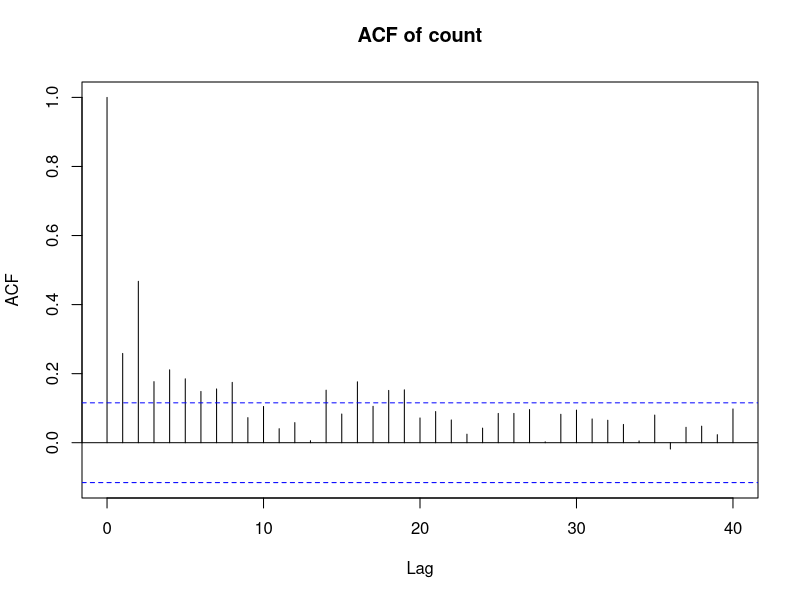
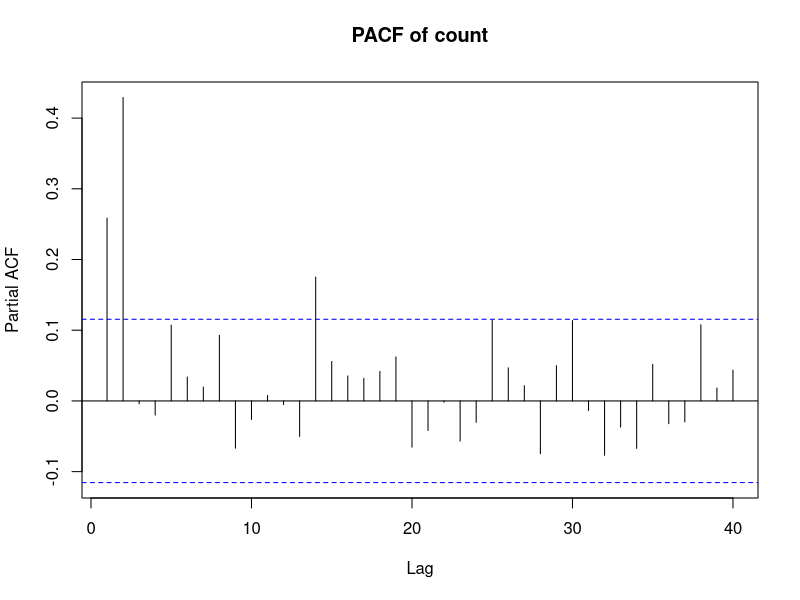
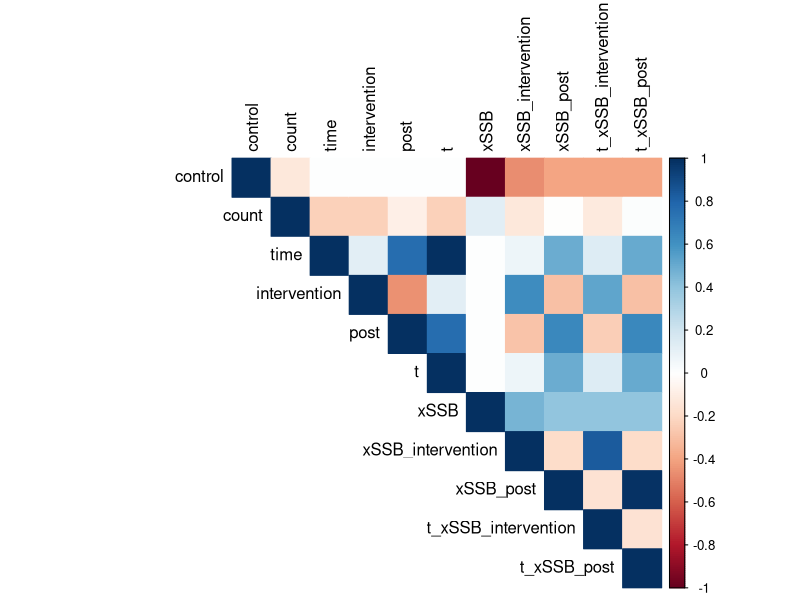

Write R code to recreate these figures, in order. (Note: this script raises an error after producing the figures.)
## ---- chunk 1
if (!require(segmented)) install.packages("segmented")
if (!require(dplyr)) install.packages("dplyr")
if (!require(lubridate)) install.packages("lubridate")
if (!require(tidyverse)) install.packages("tidyverse")
if (!require(lmtest)) install.packages("lmtest")
if (!require(sandwich)) install.packages("sandwich")
if (!require(forecast)) install.packages("forecast")

library(segmented)
library(dplyr)
library(lubridate)
library(tidyverse)
library(lmtest)
library(sandwich)
library(splines)
library(forecast)
library(lubridate)
## ---- chunk 2
df <- read.csv("df_Beer_full_tax_difference.csv")
df$date <- as.Date(df$date, format = "%d/%m/%Y")

if (sum(is.na(df$date)) > 0) {
  print("Warning: Some dates couldn't be converted. Check the format.")
}

# Filter for years 2021 and 2022
df_filtered <- df %>%
  filter(year(date) %in% c(2021,2022, 2023)) %>%
  filter(date < as.Date("2023-10-01")) #Filter 3 month of the war

#Creating Control Group
df_long <- df_filtered %>%
  pivot_longer(cols = c(full_tax_count, beers_count),
               names_to = "control",
               values_to = "count") %>%
  mutate(control = if_else(control == "full_tax_count", 0, 1))


# Create time variable (days since start of 2022)
df_long$time <- as.numeric(df_long$date - as.Date("2022-01-01"))

# Create intervention dummy: 0 for 2021,2023, 1 for 2022
df_long$intervention <- ifelse(year(df_long$date) == 2022, 1, 0)

# Create intervention dummy: 0 for 2021,2022, 1 for 2023
df_long$post <- ifelse(year(df_long$date) == 2023, 1, 0)



# Add week information
df_long$week <- floor_date(df_long$date, "week")

# Group by week and control status
df_weekly <- df_long %>%
  group_by(week, control) %>%
  summarize(
    count = mean(count, na.rm = TRUE),
    time = first(time),
    intervention = first(intervention),
    post = first(post),
    .groups = "drop"
  )

# Prepare for regression
df_regression <- df_weekly %>%
  mutate(
    t = time,
    xSSB = 1-control,
    intervention = intervention,
    post=post,
    xSSB_intervention = xSSB * intervention,
    xSSB_post = xSSB * post,
    t_xSSB_intervention = t * xSSB * intervention,
    t_xSSB_post = t * xSSB * post
  )



## ---- chunk 3
acf(df_regression$count, lag.max = 40,main = "ACF of count")
pacf(df_regression$count, lag.max = 40, main = "PACF of count")

## ---- chunk 4
if (!require(corrplot)) install.packages("corrplot")
library(corrplot)

cor_matrix <- cor(df_regression[sapply(df_regression, is.numeric)], use = "complete.obs")
corrplot(cor_matrix, method = "color", type = "upper", tl.col = "black")
## ---- chunk 5
gls_model <- gls(count ~ t + xSSB + xSSB_intervention + xSSB_post , 
                 data = df_regression,
                 correlation = corARMA(p = 3, q = 0, form = ~ t))

summary(gls_model)
## ---- chunk 6
model <- lm(count ~ t + xSSB + xSSB_intervention + xSSB_post , data = df_regression)
summary(model)

# MODIFIED PLOT - Color points by control status
plot(df_regression$t, df_regression$count, 
     col = ifelse(df_regression$control == 1, "blue", "red"),  # Blue for control, Red for treatment
     pch = 16, 
     cex = 1.0,  # Increased point size for weekly data
     main = "Weekly Grouped Data - Base Model",
     xlab = "Time (days from Jan 1, 2022)",
     ylab = "Average Weekly Count")
legend("topright", 
       legend = c("Control", "Treatment"), 
       col = c("blue", "red"), 
       pch = 16)
abline(model, col = "black", lwd = 2)

# Apply the Davies test to look for a significant breakpoint in `t`
davies.test(model, seg.Z = ~t)
## ---- chunk 7
model <- lm(count ~ t + xSSB , data = df_regression)
summary(model)

# MODIFIED PLOT - Color points by control status
plot(df_regression$t, df_regression$count, 
     col = ifelse(df_regression$control == 1, "blue", "red"),  # Blue for control, Red for treatment
     pch = 16, 
     cex = 1.0,  # Increased point size for weekly data
     main = "Weekly Grouped Data - Base Model",
     xlab = "Time (days from Jan 1, 2022)",
     ylab = "Average Weekly Count")
legend("topright", 
       legend = c("Control", "Treatment"), 
       col = c("blue", "red"), 
       pch = 16)
abline(model, col = "black", lwd = 2)

# Apply the Davies test to look for a significant breakpoint in `t`
davies.test(model, seg.Z = ~t)
## ---- chunk 8
seg_model <- segmented(model, seg.Z = ~t, 
                      psi = c(0,365),
                      control = seg.control(display = TRUE, it.max = 0))

summary(seg_model)
df_regression$seg_fitted = fitted(seg_model)

library(ggplot2)


ggplot(df_regression, aes(x = t, y = count)) +
  geom_point(alpha = 0.5, color = "gray") +
  geom_line(aes(y = seg_fitted), color = "blue", size = 1.2) +
  labs(title = "Segmented GLS Fit", x = "Time (t)", y = "Difference") +
  theme_minimal()
## ---- chunk 9
NW <- NeweyWest(seg_model,lag=9,prewhite =F,adjust=T)
NW_se <- sqrt(diag(NW))
print(NW_se)

nw_coef_test <- coeftest(seg_model, vcov = NW)


print("Coefficients with Newey-West robust standard errors:")
print(nw_coef_test)
